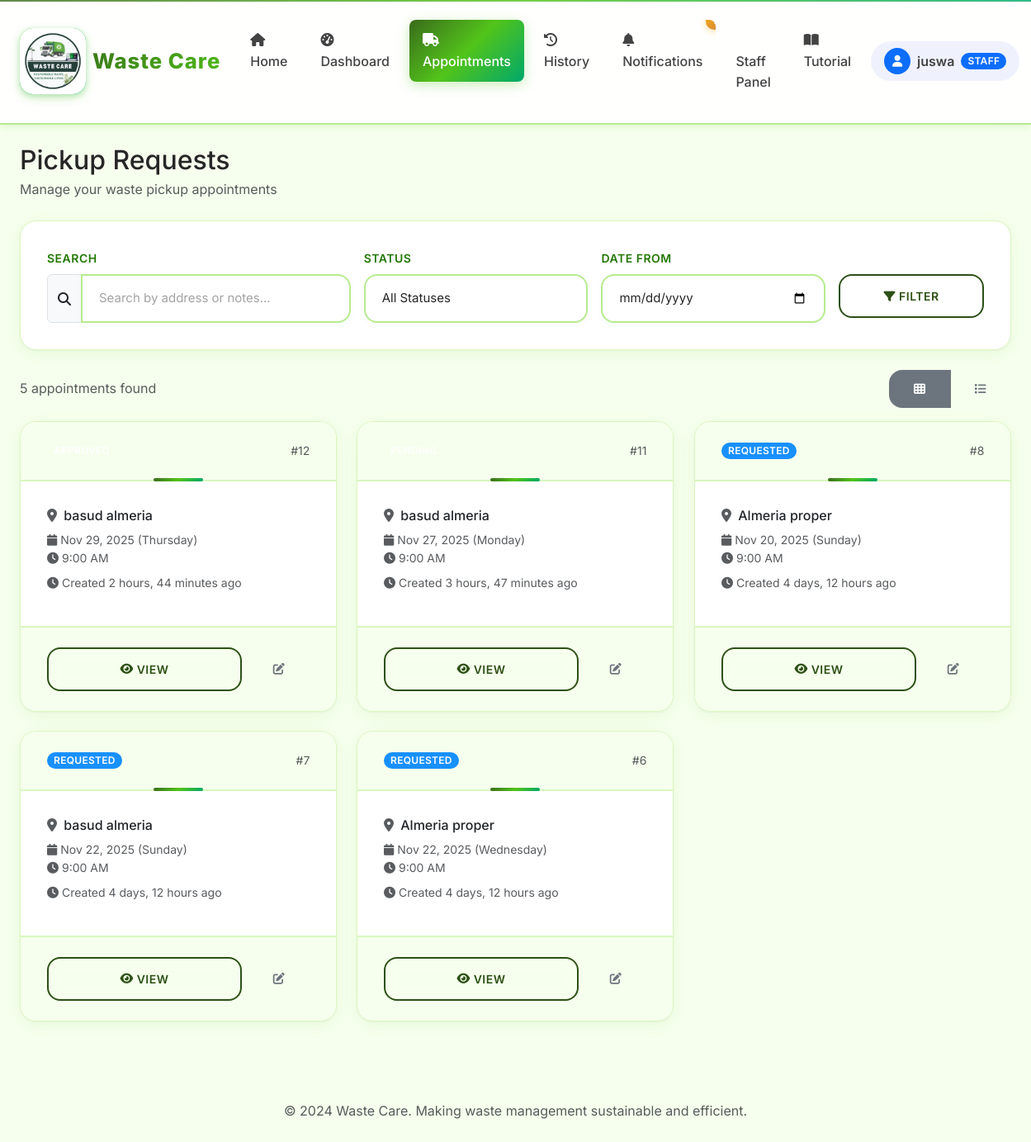
/appointments/ (signed in), run on the app's committed database.
### core/models.py (models this page shows, shortened)
class User(AbstractUser):
    ROLE_CHOICES = [
        ("residents", "Residents"),
        ("staff", "Staff"),
        ("admin", "Admin"),
    ]
    role = models.CharField(max_length=20, choices=ROLE_CHOICES, default="residents")

class Appointment(models.Model):
    STATUS_CHOICES = [
        ("pending", "Pending"),
        ("approved", "Approved"),
        ("in_progress", "In Progress"),
        ("completed", "Completed"),
        ("cancelled", "Cancelled"),
    ]
    WASTE_TYPE_CHOICES = [
        ("general", "General Waste"),
        ("recyclable", "Recyclable"),
        ("organic", "Organic/Compost"),
        ("hazardous", "Hazardous Waste"),
        ("bulk", "Bulk Items"),
    ]
    PRIORITY_CHOICES = [
        ("low", "Low Priority"),
        ("normal", "Normal"),
        ("high", "High Priority"),
        ("urgent", "Urgent"),
    ]
    DAY_CHOICES = [
        ("monday", "Monday"),
        ("tuesday", "Tuesday"),
        ("wednesday", "Wednesday"),
        ("thursday", "Thursday"),
        ("friday", "Friday"),
        ("saturday", "Saturday"),
        ("sunday", "Sunday"),
    ]
    customer = models.ForeignKey(User, on_delete=models.CASCADE, related_name="appointments")
    pickup_day = models.CharField(max_length=10, choices=DAY_CHOICES, default="monday", help_text="Preferred day of the week for pickup")
    address = models.CharField(max_length=255)
    latitude = models.DecimalField(max_digits=9, decimal_places=6, null=True, blank=True, help_text="Latitude coordinate")
    longitude = models.DecimalField(max_digits=9, decimal_places=6, null=True, blank=True, help_text="Longitude coordinate")
    preferred_date = models.DateField()
    preferred_time = models.TimeField()
    waste_type = models.CharField(max_length=20, choices=WASTE_TYPE_CHOICES, default="general")
    estimated_weight = models.DecimalField(max_digits=6, decimal_places=2, null=True, blank=True, help_text="Weight in kg")
    priority = models.CharField(max_length=10, choices=PRIORITY_CHOICES, default="normal")
    notes = models.TextField(blank=True)
    special_instructions = models.TextField(blank=True, help_text="Special handling requirements")
    status = models.CharField(max_length=20, choices=STATUS_CHOICES, default="pending")
    created_at = models.DateTimeField(auto_now_add=True)
    updated_at = models.DateTimeField(auto_now=True)
    handled_by = models.ForeignKey(
        User, on_delete=models.SET_NULL, null=True, blank=True, related_name="handled_appointments"
    )
    scheduled_datetime = models.DateTimeField(null=True, blank=True)
    completion_datetime = models.DateTimeField(null=True, blank=True)
    actual_weight = models.DecimalField(max_digits=6, decimal_places=2, null=True, blank=True)
    class Meta:
        ordering = ['-created_at']
        indexes = [
            models.Index(fields=['status', 'preferred_date']),
            models.Index(fields=['customer', 'status']),
        ]

### core/views.py (the view)
# urls.py: path("appointments/", views.pickup_list, name="pickup_list"),
@login_required
def pickup_list(request):
    from django.db.models import Q
    if is_staff_like(request.user):
        qs = Appointment.objects.all()
    else:
        qs = Appointment.objects.filter(customer=request.user)
    search_query = request.GET.get('search')
    if search_query:
        qs = qs.filter(
            Q(address__icontains=search_query) |
            Q(notes__icontains=search_query)
        )
    status_filter = request.GET.get('status')
    if status_filter:
        qs = qs.filter(status=status_filter)
    date_from = request.GET.get('date_from')
    if date_from:
        qs = qs.filter(preferred_date__gte=date_from)
    return render(request, "core/pickup_list.html", {"appointments": qs.order_by("-created_at")})

### core/context_processors.py (called while the page is built)
def navbar_context(request):
    context = {
        'MAPTILER_API_KEY': settings.MAPTILER_API_KEY,
    }
    if request.user.is_authenticated:
        context['unread_notifications'] = Notification.objects.filter(
            user=request.user,
            is_read=False
        ).count()
    else:
        context['unread_notifications'] = 0
    return context

### core/views.py (called while the page is built)
def is_staff_like(user: User) -> bool:
    return user.is_authenticated and (user.role in {"staff", "admin"} or user.is_staff)

### core/templates/core/pickup_list.html (shortened to what this page needs)
{% extends "base.html" %}
{% block content %}
<div class="mb-4">
  <div class="d-flex justify-content-between align-items-center">
    <div>
      <h1 class="h2 mb-1">Pickup Requests</h1>
      <p class="text-muted mb-0">Manage your waste pickup appointments</p>
    </div>
  </div>
</div>
{% if user.role == 'admin' or user.role == 'staff' %}
<div class="card mb-4">
  <div class="card-body">
    <form method="get" class="row g-3">
      <div class="col-md-4">
        <label for="search" class="form-label">Search</label>
        <div class="input-group">
          <span class="input-group-text"><i class="fas fa-search"></i></span>
          <input type="text" class="form-control" id="search" name="search"
                 placeholder="Search by address or notes..." value="{{ request.GET.search }}">
        </div>
      </div>
      <div class="col-md-3">
        <label for="status" class="form-label">Status</label>
        <select class="form-select" id="status" name="status">
          <option value="">All Statuses</option>
        </select>
      </div>
      <div class="col-md-3">
        <label for="date_from" class="form-label">Date From</label>
        <input type="date" class="form-control" id="date_from" name="date_from" value="{{ request.GET.date_from }}">
      </div>
      <div class="col-md-2">
        <label class="form-label">&nbsp;</label>
        <div class="d-grid">
          <button type="submit" class="btn btn-outline-primary">
            <i class="fas fa-filter me-1"></i>Filter
          </button>
        </div>
      </div>
    </form>
  </div>
</div>
{% endif %}
<div class="d-flex justify-content-between align-items-center mb-3">
  <div>
    <span class="text-muted">{{ appointments|length }} appointment{{ appointments|length|pluralize }} found</span>
  </div>
  <div class="btn-group" role="group">
      <label class="btn btn-outline-secondary btn-sm" for="grid-view">
        <i class="fas fa-th"></i>
      </label>
      <label class="btn btn-outline-secondary btn-sm" for="list-view">
        <i class="fas fa-list"></i>
      </label>
    </div>
  </div>
</div>
<div id="appointments-grid" class="row g-4">
  {% for a in appointments %}
    <div class="col-md-6 col-lg-4">
      <div class="card h-100 appointment-card" data-status="{{ a.status }}">
        <div class="card-header d-flex justify-content-between align-items-center">
          <span class="badge status-{{ a.status }}">{{ a.get_status_display }}</span>
          <small class="text-muted">#{{ a.id }}</small>
        </div>
        <div class="card-body">
          <h6 class="card-title">
            <i class="fas fa-map-marker-alt text-muted me-1"></i>
            {{ a.address|truncatechars:30 }}
          </h6>
          <div class="mb-2">
            <small class="text-muted d-block">
              <i class="fas fa-calendar me-1"></i>{{ a.preferred_date|date:"M d, Y" }} ({{ a.get_pickup_day_display }})
            </small>
            <small class="text-muted d-block">
              <i class="fas fa-clock me-1"></i>{{ a.preferred_time|time:"g:i A" }}
            </small>
          </div>
          <div class="text-muted small mb-2">
            <i class="fas fa-clock me-1"></i>Created {{ a.created_at|timesince }} ago
          </div>
        </div>
        <div class="card-footer bg-transparent">
          <div class="d-flex gap-2">
            <a href="{% url 'core:pickup_detail' a.pk %}" class="btn btn-sm btn-outline-primary flex-fill">
              <i class="fas fa-eye me-1"></i>View
            </a>
            {% if user.role == 'admin' or user.role == 'staff' %}
              <a href="{% url 'core:pickup_update' a.pk %}" class="btn btn-sm btn-outline-secondary">
                <i class="fas fa-edit"></i>
              </a>
            {% endif %}
          </div>
        </div>
      </div>
    </div>
  {% endfor %}
</div>
{% endblock %}

### waste_care/templates/includes/navbar.html (shortened to what this page needs)
{% load static %}
<nav class="navbar navbar-expand-lg sticky-top">
  <div class="container-fluid px-4">
    <a class="navbar-brand d-flex align-items-center" href="{% url 'core:home' %}">
      <div class="brand-icon me-2">
        <img src="{% static 'img/image1.jpg' %}" alt="Waste Care logo" class="brand-icon-image">
      </div>
      <span class="brand-text">Waste Care</span>
    </a>
    <div class="collapse navbar-collapse" id="navbarNav">
      <ul class="navbar-nav me-auto">
        <li class="nav-item">
          <a class="nav-link {% if request.resolver_match.url_name == 'home' %}active{% endif %}" href="{% url 'core:home' %}">
            <i class="fas fa-home me-2"></i>Home
          </a>
        </li>
        <li class="nav-item">
          <a class="nav-link {% if 'dashboard' in request.resolver_match.url_name %}active{% endif %}" href="{% url 'core:dashboard' %}">
            <i class="fas fa-tachometer-alt me-2"></i>Dashboard
          </a>
        </li>
        <li class="nav-item">
          <a class="nav-link {% if 'pickup' in request.resolver_match.url_name %}active{% endif %}" href="{% url 'core:pickup_list' %}">
            <i class="fas fa-truck me-2"></i>Appointments
          </a>
        </li>
        <li class="nav-item">
          <a class="nav-link {% if request.resolver_match.url_name == 'history' %}active{% endif %}" href="{% url 'core:history' %}">
            <i class="fas fa-history me-2"></i>History
          </a>
        </li>
        <li class="nav-item">
          <a class="nav-link {% if request.resolver_match.url_name == 'notifications' %}active{% endif %}" href="{% url 'core:notifications' %}">
            <i class="fas fa-bell me-2"></i>Notifications
            {% if unread_notifications > 0 %}
              <span class="notification-badge">{{ unread_notifications }}</span>
            {% endif %}
          </a>
        </li>
        {% if user.role == 'staff' or user.role == 'admin' %}
        <li class="nav-item">
          <a class="nav-link {% if 'staff' in request.resolver_match.url_name %}active{% endif %}" href="{% url 'core:staff_panel' %}">
            Staff Panel
          </a>
        </li>
        {% endif %}
        <li class="nav-item">
          <a class="nav-link {% if request.resolver_match.url_name == 'tutorial' %}active{% endif %}" href="{% url 'core:tutorial' %}">
            <i class="fas fa-book-open me-2"></i>Tutorial
          </a>
        </li>
      </ul>
      <ul class="navbar-nav">
        {% if user.is_authenticated %}
          <li class="nav-item dropdown">
            <a class="nav-link dropdown-toggle d-flex align-items-center px-3 py-2" href="#" id="userDropdown" role="button" data-bs-toggle="dropdown">
              <div class="rounded-circle bg-primary d-flex align-items-center justify-content-center me-2" style="width: 32px; height: 32px;">
                <i class="fas fa-user text-white" style="font-size: 0.875rem;"></i>
              </div>
              <span class="fw-semibold">{{ user.username }}</span>
              {% if user.role == 'staff' or user.role == 'admin' %}
                <span class="badge bg-primary ms-2">{{ user.role|title }}</span>
              {% endif %}
            </a>
          </li>
        {% endif %}
      </ul>
    </div>
  </div>
</nav>

### data on the page
User: username "juswa", role "STAFF"
Appointment: id "12", address "basud almeria", preferred_date "Nov 29, 2025", pickup_day "Thursday", preferred_time "9:00 AM", created_at "2 hours, 44 minutes"
Appointment: id "11", address "basud almeria", preferred_date "Nov 27, 2025", pickup_day "Monday", preferred_time "9:00 AM", created_at "3 hours, 47 minutes"
Appointment: status "REQUESTED", id "8", address "Almeria proper", preferred_date "Nov 20, 2025", pickup_day "Sunday", preferred_time "9:00 AM", created_at "4 days, 12 hours"
Appointment: status "REQUESTED", id "7", address "basud almeria", preferred_date "Nov 22, 2025", pickup_day "Sunday", preferred_time "9:00 AM", created_at "4 days, 12 hours"
Appointment: status "REQUESTED", id "6", address "Almeria proper", preferred_date "Nov 22, 2025", pickup_day "Wednesday", preferred_time "9:00 AM", created_at "4 days, 12 hours"

### other printed values
{{ appointments|length }} "5"
